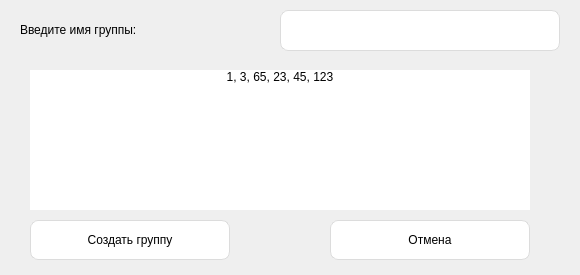
<?xml version="1.0" encoding="UTF-8"?>
<ui version="4.0">
 <class>Dialog</class>
 <widget class="QDialog" name="Dialog">
  <property name="geometry">
   <rect>
    <x>0</x>
    <y>0</y>
    <width>580</width>
    <height>275</height>
   </rect>
  </property>
  <property name="windowTitle">
   <string>Dialog</string>
  </property>
  <property name="styleSheet">
   <string notr="true"/>
  </property>
  <widget class="QLabel" name="label">
   <property name="geometry">
    <rect>
     <x>20</x>
     <y>10</y>
     <width>541</width>
     <height>40</height>
    </rect>
   </property>
   <property name="styleSheet">
    <string notr="true">font: 16pt &quot;Segoe UI&quot;;
</string>
   </property>
   <property name="text">
    <string>Введите имя группы:</string>
   </property>
   <property name="alignment">
    <set>Qt::AlignLeading|Qt::AlignLeft|Qt::AlignVCenter</set>
   </property>
  </widget>
  <widget class="QPushButton" name="confirm_button">
   <property name="geometry">
    <rect>
     <x>30</x>
     <y>220</y>
     <width>200</width>
     <height>40</height>
    </rect>
   </property>
   <property name="styleSheet">
    <string notr="true">background-color: rgb(255, 255, 255);
font: 12pt &quot;Segoe UI&quot;;
border-style: solid;
border-width: 1px;
border-color: rgb(220, 220, 220);
border-radius: 8px;</string>
   </property>
   <property name="text">
    <string>Создать группу</string>
   </property>
  </widget>
  <widget class="QPushButton" name="cancel_button">
   <property name="geometry">
    <rect>
     <x>330</x>
     <y>220</y>
     <width>200</width>
     <height>40</height>
    </rect>
   </property>
   <property name="styleSheet">
    <string notr="true">background-color: rgb(255, 255, 255);
font: 12pt &quot;Segoe UI&quot;;
border-style: solid;
border-width: 1px;
border-color: rgb(220, 220, 220);
border-radius: 8px;</string>
   </property>
   <property name="text">
    <string>Отмена</string>
   </property>
  </widget>
  <widget class="QLineEdit" name="name_lineEdit">
   <property name="geometry">
    <rect>
     <x>280</x>
     <y>10</y>
     <width>280</width>
     <height>41</height>
    </rect>
   </property>
   <property name="styleSheet">
    <string notr="true">background-color: rgb(255, 255, 255);
font: 12pt &quot;Segoe UI&quot;;
border-style: solid;
border-width: 1px;
border-color: rgb(220, 220, 220);
border-radius: 8px;
</string>
   </property>
  </widget>
  <widget class="QLabel" name="label_2">
   <property name="geometry">
    <rect>
     <x>30</x>
     <y>70</y>
     <width>500</width>
     <height>140</height>
    </rect>
   </property>
   <property name="styleSheet">
    <string notr="true">background-color: rgb(255, 255, 255);
font: 12pt &quot;Segoe UI&quot;;</string>
   </property>
   <property name="text">
    <string>1, 3, 65, 23, 45, 123</string>
   </property>
   <property name="alignment">
    <set>Qt::AlignHCenter|Qt::AlignTop</set>
   </property>
  </widget>
 </widget>
 <resources/>
 <connections/>
</ui>
